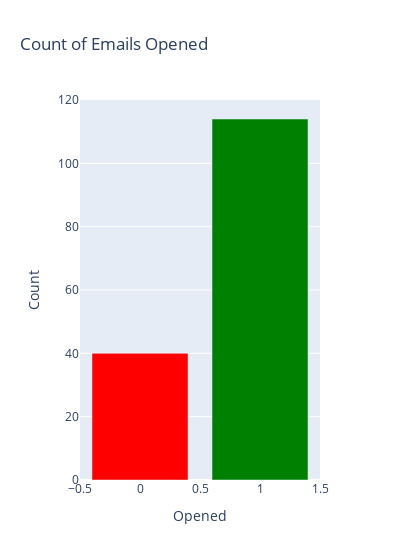

Notebook source saved alongside this figure:
### Markdown cell above
1. `Opened` Univariate Feature Analysis

### Code cell
import plotly.express as px

# Assuming df is your DataFrame
opened_counts = df["opened"].value_counts().reset_index()
opened_counts.columns = ["opened", "count"]

# Plotly Bar Chart
fig = px.bar(opened_counts, x="opened", y="count", color="opened",
             labels={"opened": "Opened", "count": "Count"},
             title="Count of Emails Opened",
             color_discrete_map={"TRUE": "green", "FALSE": "red"})

# Adjust the width
fig.update_layout(width=400)  # Set your desired width

# Use a custom color scale with only 2 colors
fig.update_traces(marker_color=["green", "red"])

fig.show()

### Figure 1 — Plotly figure (JSON) as saved in the notebook; plotly's stock layout.template omitted (floating-point values rounded to 4 significant figures)
{"data": [{"alignmentgroup": "True", "hovertemplate": "Opened=%{marker.color}<br>Count=%{y}<extra></extra>", "legendgroup": "", "marker": {"color": ["green", "red"], "coloraxis": "coloraxis", "pattern": {"shape": ""}}, "name": "", "offsetgroup": "", "orientation": "v", "showlegend": false, "textposition": "auto", "type": "bar", "x": [1, 0], "xaxis": "x", "y": [114, 40], "yaxis": "y"}], "layout": {"barmode": "relative", "coloraxis": {"colorbar": {"title": {"text": "Opened"}}, "colorscale": [[0, "#0d0887"], [0.1111, "#46039f"], [0.2222, "#7201a8"], [0.3333, "#9c179e"], [0.4444, "#bd3786"], [0.5556, "#d8576b"], [0.6667, "#ed7953"], [0.7778, "#fb9f3a"], [0.8889, "#fdca26"], [1, "#f0f921"]]}, "legend": {"tracegroupgap": 0}, "title": {"text": "Count of Emails Opened"}, "width": 400, "xaxis": {"anchor": "y", "domain": [0, 1], "title": {"text": "Opened"}}, "yaxis": {"anchor": "x", "domain": [0, 1], "title": {"text": "Count"}}}}
